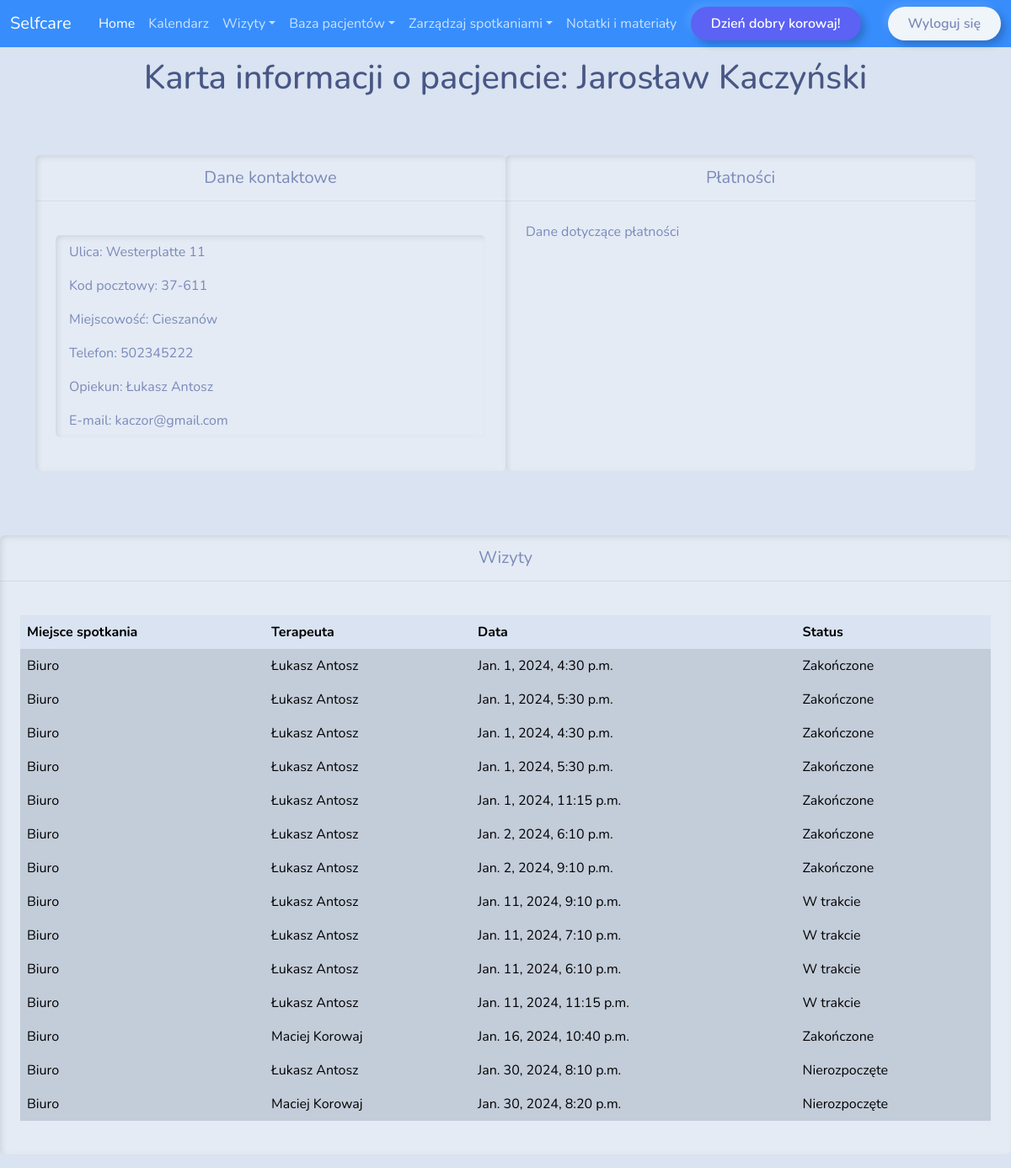
The page /patients/patient/8 (signed in) on the database its author committed.
### patients/models.py (models this page shows, shortened)
class Patient(models.Model):
    first_name = models.CharField(max_length=30)
    last_name = models.CharField(max_length=30)
    street = models.CharField(max_length=100, null=True)
    code = models.CharField(max_length=15, null=True)
    city = models.CharField(max_length = 40, null=True)
    phone_number = models.IntegerField()
    curator = models.ManyToManyField(Doctor, related_name="curator")
    email = models.EmailField(max_length=254)
    user = models.OneToOneField(User, on_delete=models.CASCADE, related_name='patient', null=True)
    group = models.ForeignKey(Group, on_delete=models.CASCADE, related_name='patients', null=True)
    captcha_score = models.FloatField(default = 0.0)

class Doctor(models.Model):
    first_name = models.CharField(max_length=30)
    last_name = models.CharField(max_length=30)
    street = models.CharField(max_length=100, null=True)
    code = models.CharField(max_length=6, null=True)
    city = models.CharField(max_length = 40, null=True)
    phone_number = models.IntegerField()
    proteges = models.ManyToManyField('Patient',blank=True, related_name="proteges")
    email = models.EmailField(max_length=254)
    user = models.OneToOneField(User, on_delete=models.CASCADE, related_name='doctor',null=True)
    captcha_score = models.FloatField(default = 0.0)
    group = models.ForeignKey(Group, on_delete=models.CASCADE, related_name='doctos', null=True)
    class Meta:
        permissions = [
            ("doctor_permission", "doctor_permission")
            ]
    def __str__(self):
        return f"{self.first_name} {self.last_name}"

class Meetings(models.Model):
    MEETING_TYPE = (
        ('Biuro', 'Biuro'),
        ('Zdalnie', 'Zdalnie'),
    )
    MEETING_STATUS = (
        ('Zakończone', 'Zakończone'),
        ('W trakcie', 'W trakcie'),
        ('Nierozpoczęte', 'Nierozpoczęte')
    )
    meeting_place = models.CharField(max_length=100, null=True, choices=MEETING_TYPE)
    start_time = models.DateTimeField()
    real_start_time = models.DateTimeField(null=True, blank=True)
    end_time = models.DateTimeField(null=True, blank=True)
    real_end_time = models.DateTimeField(null=True, blank=True)
    duration = models.DurationField(null=True, blank=True)
    doctor = models.ForeignKey(Doctor, null=True, on_delete=models.SET_NULL)
    patient = models.ForeignKey(Patient, null=True, on_delete=models.SET_NULL)
    progress = models.CharField(max_length=100, null=True, choices = MEETING_STATUS, blank=True)

### patients/views.py (the view)
# urls.py: path("patient/<str:pk>", views.patient, name="patient"),
@group_required('doctors')
def patient(request, pk):
    patient = Patient.objects.get(id=pk)
    meeting = Meetings.objects.filter(patient=patient)
    return render(request,"patients/patient.html", {
        "patient": patient,
        "meeting": meeting,
        'user': request.user
    })

### patients/helpers.py (called while the page is built)
def group_required(group, login_url=None, raise_exception=False):
    def check_perms(user):
        if isinstance(group, six.string_types):
            groups = (group, )
        else:
            groups = group
        if user.groups.filter(name__in=groups).exists():
            return True
        if raise_exception:
            raise PermissionDenied
        return False
    return user_passes_test(check_perms, login_url=login_url)

### patients/templatetags/auth_extras.py (called while the page is built)
@register.filter(name='has_group')
def has_group(user, group_name):
    group = Group.objects.get(name=group_name)
    return True if group in user.groups.all() else False

### patients/templates/patients/patient.html (shortened to what this page needs)
{% extends "patients/layout.html" %}
{% load static %}
{% block body %}
<h1>Karta informacji o pacjencie: {{ patient.first_name }} {{ patient.last_name }}</h1>
<div class="container">
    <div class="card border-primary mb-3" style="width: 40rem;">
    <div class="card-header text-center fs-5">Dane kontaktowe</div>
    <div class="card-body">
        <p class="card-text">
            <ul class="list-group">
                <li class="list-group-item">Ulica: {{ patient.street }}</li>
                <li class="list-group-item">Kod pocztowy: {{ patient.code }}</li>
                <li class="list-group-item">Miejscowość: {{ patient.city }}</li>
                <li class="list-group-item">Telefon: {{ patient.phone_number }}</li>
                <li class="list-group-item">Opiekun: {% for doctor in patient.curator.all %}
                    {{ doctor.first_name }} {{doctor.last_name }}
                  {% endfor %}</li>
                <li class="list-group-item">E-mail: {{ patient.email }}</li>
            </ul>
        </p>
    </div>
    </div>
    <div class="card border-primary mb-3" style="width: 40rem;">
        <div class="card-header text-center fs-5">Płatności</div>
        <div class="card-body">
            <p class="card-text">Dane dotyczące płatności</p>
        </div>
    </div>
</div>
<div class= "container-meetings">
    <div class="card border-primary mb-3" style="width: 81rem;">
        <div class="card-header text-center fs-5">Wizyty</div>
        <div class="card-body">
        {% if meeting.count > 0 %}
        <table class="table table-hover">
                <thead>
                  <tr>
                    <th scope="col">Miejsce spotkania</th>
                    <th scope="col">Terapeuta</th>
                    <th scope="col">Data</th>
                    <th scope="col">Status</th>
                  </tr>
                </thead>
        <tbody>
          <p class="card-text">{% for meeting in meeting  %}
            <tr class="table-active">
                <td>{{ meeting.meeting_place }}</td>
                <td>{{ meeting.doctor }}</td>
                <td>{{ meeting.start_time }}</td>
                <td>{{ meeting.progress }}</td>
              </tr>
            {% endfor %}</p>
        {% else %}
        <h1>Brak umówionych wizyt</h1>
        {% endif %}
        </tbody>
        </div>
      </div>
</div>
{% endblock %}

### patients/templates/patients/layout.html (shortened to what this page needs)
{% load static %}
{% load auth_extras %}
<!DOCTYPE html>
<html lang="en">
<head>
    <link href="{% static 'patients/bootstrap.css' %}" rel="stylesheet">
</head>
<body>
  {% if request.user|has_group:"admin" %}
  <nav class="navbar navbar-expand-lg bg-primary " data-bs-theme="dark">
    <div class="container-fluid">
      <a class="navbar-brand" href="{% url 'dashboard' %}">Selfcare</a>
      <button class="navbar-toggler" type="button" data-bs-toggle="collapse" data-bs-target="#navbarColor01" aria-controls="navbarColor01" aria-expanded="false" aria-label="Toggle navigation">
        <span class="navbar-toggler-icon"></span>
      </button>
      <div class="collapse navbar-collapse" id="navbarColor01">
        <ul class="navbar-nav mx-auto">
          <li class="nav-item">
            <a class="nav-link active" href="{% url 'dashboard' %}">Home
              <span class="visually-hidden">(current)</span>
            </a>
          </li>
          <li class="nav-item">
            <a class="nav-link" href="{% url 'calendar'%}">Kalendarz</a>
          </li>
          <li class="nav-item dropdown">
            <a class="nav-link dropdown-toggle" data-bs-toggle="dropdown" href="#" role="button" aria-haspopup="true" aria-expanded="false">Wizyty</a>
            <div class="dropdown-menu">
              <a class="dropdown-item" href="{% url 'meetings' %}">Pełna lista wizyt</a>
              <a class="dropdown-item" href="{% url 'newmeeting' %}">Dodaj wizytę</a>
            </div>
          </li>
          <li class="nav-item dropdown">
            <a class="nav-link dropdown-toggle" data-bs-toggle="dropdown" href="#" role="button" aria-haspopup="true" aria-expanded="false">Baza pacjentów</a>
            <div class="dropdown-menu">
              <a class="dropdown-item" href="{% url 'patients' %}">Lista zarejestrowanych pacjentów</a>
              <a class="dropdown-item" href="{% url 'newpatient' %}">Dodaj nowego pacjenta</a>
            </div>
          </li>
          <li class="nav-item dropdown">
            <a class="nav-link dropdown-toggle" data-bs-toggle="dropdown" href="#" role="button" aria-haspopup="true" aria-expanded="false">Baza lekarzy</a>
            <div class="dropdown-menu">
              <a class="dropdown-item" href="{% url 'doctors' %}">Lista zarejestrowanych lekarzy</a>
              <a class="dropdown-item" href="{% url 'newdoctor' %}">Dodaj nowego lekarza</a>
            </div>
          </li>
          <li class="nav-item dropdown">
            <a class="nav-link dropdown-toggle" data-bs-toggle="dropdown" href="#" role="button" aria-haspopup="true" aria-expanded="false">Zarządzaj spotkaniem</a>
            <div class="dropdown-menu">
              <a class="dropdown-item" href="{% url 'doctors_meetings' %}">Moje spoktania</a>
            </div>
          </li>
          <li class="nav-item dropdown">
            <a class="nav-link dropdown-toggle" data-bs-toggle="dropdown" href="#" role="button" aria-haspopup="true" aria-expanded="false">Notatki i materiały</a>
            <div class="dropdown-menu">
              <a class="dropdown-item" href="{% url 'upload_images'%}">Notatki i materiały</a>
            </div>
          </li>
        </ul>
        <button class="btn btn-outline-info" style="line-height: 0.5rem; margin-right:2rem;">Dzień dobry {{request.user}}!</button>
        <a href="{%url 'logoutUser'%}">
          <button action="logoutUser" class="btn btn-outline-light" style="line-height: 0.5rem;">Wyloguj się</button>
        </a>
      </div>
    </div>
  </nav>
  {% elif request.user|has_group:"doctors" %}
  <nav class="navbar navbar-expand-lg bg-primary " data-bs-theme="dark">
    <div class="container-fluid">
      <a class="navbar-brand" href="{% url 'dashboard' %}">Selfcare</a>
      <div class="collapse navbar-collapse" id="navbarColor01">
        <ul class="navbar-nav mx-auto">
          <li class="nav-item">
            <a class="nav-link active" href="{% url 'dashboard' %}">Home
            </a>
          </li>
          <li class="nav-item">
            <a class="nav-link" href="{% url 'calendar'%}">Kalendarz</a>
          </li>
          <li class="nav-item dropdown">
            <a class="nav-link dropdown-toggle" data-bs-toggle="dropdown" href="#" role="button" aria-haspopup="true" aria-expanded="false">Wizyty</a>
          </li>
          <li class="nav-item dropdown">
            <a class="nav-link dropdown-toggle" data-bs-toggle="dropdown" href="#" role="button" aria-haspopup="true" aria-expanded="false">Baza pacjentów</a>
          </li>
          <li class="nav-item dropdown">
            <a class="nav-link dropdown-toggle" data-bs-toggle="dropdown" href="#" role="button" aria-haspopup="true" aria-expanded="false">Zarządzaj spotkaniami</a>
          </li>
          <li class="nav-item">
            <a class="nav-link" href="{% url 'upload_images'%}">Notatki i materiały</a>
          </li>
        </ul>
        <button class="btn btn-outline-info" style="line-height: 0.5rem; margin-right:2rem;">Dzień dobry {{request.user}}!</button>
        <a href="{%url 'logoutUser'%}">
          <button action="logoutUser" class="btn btn-outline-light" style="line-height: 0.5rem;">Wyloguj się</button>
        </a>
      </div>
    </div>
  </nav>
  {% else %}
  <h1> BLOCK ERROR - GROUP ERROR </h1>
  {% endif %}
    {% block body %}
    {% endblock %}
</body>
</html>

### patients/templates/patients/patient.html (style rules this page uses)
h1 { padding-top: 1%; text-align:center; }

### rows shown on the page
Patient: first_name "Jarosław", last_name "Kaczyński", street "Westerplatte 11", code "37-611", city "Cieszanów", phone_number "502345222", email "kaczor@gmail.com"
Doctor: first_name "Łukasz", last_name "Antosz"
Meetings: meeting_place "Biuro", doctor "Łukasz Antosz", start_time "Jan. 1, 2024, 4:30 p.m.", progress "Zakończone"
Meetings: meeting_place "Biuro", doctor "Łukasz Antosz", start_time "Jan. 1, 2024, 5:30 p.m.", progress "Zakończone"
Meetings: meeting_place "Biuro", doctor "Łukasz Antosz", start_time "Jan. 1, 2024, 4:30 p.m.", progress "Zakończone"
Meetings: meeting_place "Biuro", doctor "Łukasz Antosz", start_time "Jan. 1, 2024, 5:30 p.m.", progress "Zakończone"
Meetings: meeting_place "Biuro", doctor "Łukasz Antosz", start_time "Jan. 1, 2024, 11:15 p.m.", progress "Zakończone"
Meetings: meeting_place "Biuro", doctor "Łukasz Antosz", start_time "Jan. 2, 2024, 6:10 p.m.", progress "Zakończone"
Meetings: meeting_place "Biuro", doctor "Łukasz Antosz", start_time "Jan. 2, 2024, 9:10 p.m.", progress "Zakończone"
Meetings: meeting_place "Biuro", doctor "Łukasz Antosz", start_time "Jan. 11, 2024, 9:10 p.m.", progress "W trakcie"
Meetings: meeting_place "Biuro", doctor "Łukasz Antosz", start_time "Jan. 11, 2024, 7:10 p.m.", progress "W trakcie"
Meetings: meeting_place "Biuro", doctor "Łukasz Antosz", start_time "Jan. 11, 2024, 6:10 p.m.", progress "W trakcie"
Meetings: meeting_place "Biuro", doctor "Łukasz Antosz", start_time "Jan. 11, 2024, 11:15 p.m.", progress "W trakcie"
Meetings: meeting_place "Biuro", doctor "Maciej Korowaj", start_time "Jan. 16, 2024, 10:40 p.m.", progress "Zakończone"
Meetings: meeting_place "Biuro", doctor "Łukasz Antosz", start_time "Jan. 30, 2024, 8:10 p.m.", progress "Nierozpoczęte"
Meetings: meeting_place "Biuro", doctor "Maciej Korowaj", start_time "Jan. 30, 2024, 8:20 p.m.", progress "Nierozpoczęte"

### other values the page prints
{{ request.user }} "korowaj"
